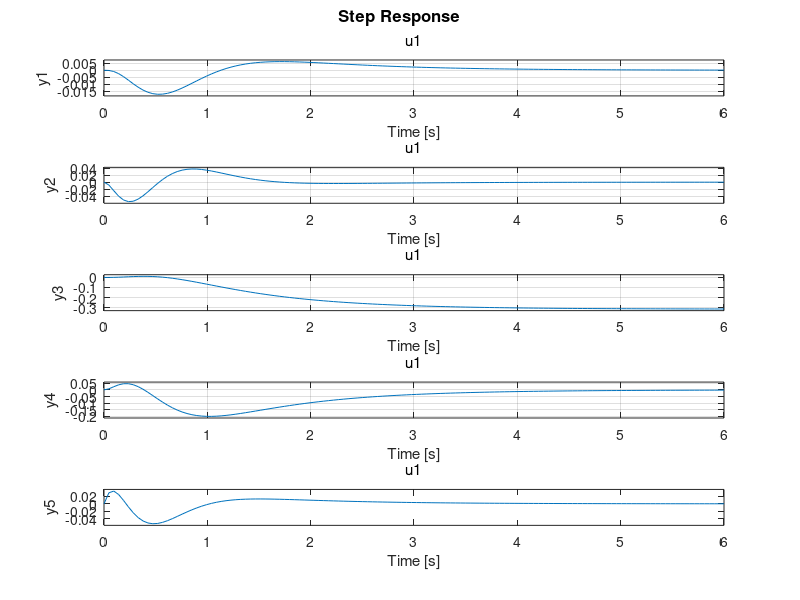

Source code (MATLAB):
%% QUADROTOR BALANCING PENDULUM MODEL PREDICTIVE CONTROL SIMULATION
%
% MATLAB simulation of the paper A Flying Inverted Pendulum by Markus Hehn 
% and Raffaello D'Andrea 

%% INITIALIZATION 

% Constants
g = 9.81;   % m/s^2
L = 0.6;    % meters

A = [0   1 0 0 0;
     g/L 0 0 0 -g;
     0   0 0 1 0;
     0   0 0 0 g;
     0   0 0 0 0];
 
B = [0;0;0;0;1];
 
%% CHECK CONTROLLABILITY
 
ctrb(A,B)

% not controllable
% use Hautus test 

eigvals = eig(A);

for idx = 1:numel(eigvals)
 lambda = eigvals(idx);
 disp('Eigenvalue: ');
 disp(lambda)
 rk = rank([(eye(size(A))*lambda-A) B]);
 disp('rank: ');
 disp(rk);
 disp('----------------');
end

%% LINEAR QUADRATIC REGULATOR

% we have three uncontrollable modes lambda = 0,0,0

Q = eye(size(A));
R = 0.1;

[K,S,e] = lqr(A,B,Q,R,[]);

% SIMUALTION

C = eye(size(A));
% outputs we are interested are
% - r1:     the displacement of 
% - r2:     velocity of pendulum relative to quadrotor
% - x1:     x-direction displacement of quadrotor relative to inertial
%           coordinate frame O
% - x2:     x-direction velocity of quadrotor relative to inertial
%           coordinate frame O
% - beta:   pitch angle of quad (rotation angle around y-axis)

sys = ss(A-B*K,B,C,[]);

figure(1);
clf;
step(sys);
grid();
